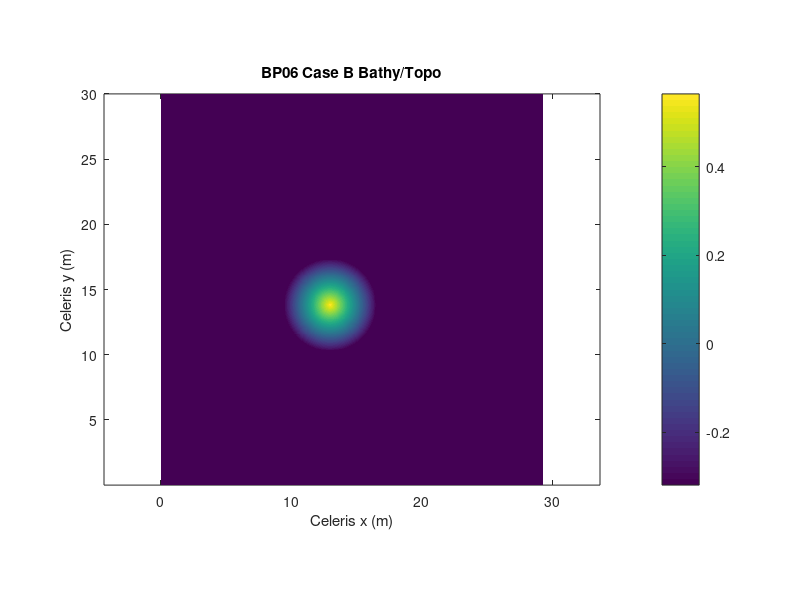

This figure's MATLAB source:
% Script to create input files needed for WebGPU version of Celeris
% creates config.json, bathy.txt, and waves.txt

clear all
close all
clf

% High-Level Simulation Control Parameters
grid_type = 1; % Cartesian grid. For grid_type=1, Celeris x=0 is the left boundary.
NLSW_or_Bous = 1; % =0 for Nonlinear Shallow Water Solver (long waves only) otherwise Boussinesq (wind waves)
dx = 0.025; % uniform grid size to use in model - the loaded bathy files will be interpolated to this grid size
dy = 0.025;
Courant_num = 0.2; %Target Courant #.  ~0.25 for P-C, ~0.05 for explicit methods. Default: 0.2
isManning = 0; % A boolean friction model value, if==1 "friction" is a Mannnigs n, otherwise it is a dimensionless friction factor (Moody)
friction = 0.005;  % dimensionless friction coefficient, or Mannings "n", depending on isManning choice
min_allowable_depth = 0.00001; % min allowable water depth; keep the Celeris default for this breaking-wave case
infiltrationRate = 0.00;  % infiltration rate - for drying inundated cells
useBreakingModel = 1; % Case C is a breaking-wave case
algochanges=1; % 1=use new moving shoreline algorithm

% Benchmark Problem 6, Case B setup
% The laboratory case uses d=0.32 m and H/d=0.096 in a 29.3 m by 30.0 m
% basin with a conical island centered at (12.96,13.80) m.
base_depth = 0.32;
wave_height_over_depth = 0.181;
wave_height = wave_height_over_depth*base_depth;
x_min = 0.0;
x_max = 29.3;
y_min = 0.0;
y_max = 30.0;
island_center_x = 12.96;
island_center_y = 13.80;
island_toe_radius = 3.55;
island_slope = 1/4;

% Celeris Add Disturbance solitary wave setup.
% BP01, BP04, and BP06 should use this native solitary-wave path, not etaInitCond.txt.
loadetaIC = 0;
add_Disturbance = 1;
disturbanceType = 1;
disturbanceXpos = 3.82;
disturbanceYpos = island_center_y;
disturbanceCrestamp = wave_height;
disturbanceDir = 0; % wave travels toward increasing x, from the wavemaker side to the island

%  Boundary conditions - at least one of the boundaries should be = 2 for incident waves.
%  BP06 does not use incident-wave forcing; the solitary wave is initialized with Add Disturbance.
west_boundary_type = 0; % west_boundary_type, 0=solid wall, 1=sponge layer, 2= waves loaded from file, created by spectrum_2D above
east_boundary_type = 0; % east_boundary_type, 0=solid wall, 1=sponge layer, 2= waves loaded from file, created by spectrum_2D above
south_boundary_type = 0; % south_boundary_type, 0=solid wall, 1=sponge layer, 2= waves loaded from file, created by spectrum_2D above
north_boundary_type = 0; % north_boundary_type, 0=solid wall, 1=sponge layer, 2= waves loaded from file, created by spectrum_2D above
BoundaryWidth = 20;
incident_wave_type = -1;
numberOfWaves = 1;

% Time Series Parameters
maxdurationTimeSeries = 80;  % this is the time chunk to display and write discrete parts of the time series
NumberOfTimeSeries = 0;  % the maximum number of time series that can be added is 15
% List time series locations (in Celeris grid coordinates):
xts(1) = 6.82;   yts(1) = 16.05; % g1
xts(2) = 6.82;   yts(2) = 14.55; % g2
xts(3) = 6.82;   yts(3) = 13.05; % g3
xts(4) = 6.82;   yts(4) = 11.55; % g4
xts(5) = 9.36;   yts(5) = 13.80; % g6
xts(6) = 10.36;  yts(6) = 13.80; % g9
xts(7) = 12.96;  yts(7) = 11.22; % g16
xts(8) = 15.56;  yts(8) = 13.80; % g22
% add additional time series as needed

% Save trigger parameters for automatically saving data, these will be added to json
trigger_animation = 0;  % automation trigger for animated gif when = 1
trigger_animation_start_time = 0.0;  % start time of animation trigger
AnimGif_dt = 0.25;  % time between animated gif frames, will write 80 frames

% Surface output schedule
% BP06 gauge comparisons are sampled directly from the saved surfaces.
trigger_writesurface = 1;  % automation trigger for writing 2D surfaces when = 1
trigger_writesurface_start_time = 0.0;  % start time of surface write trigger
trigger_writesurface_end_time = 15.0;  % end time of surface write trigger
dt_writesurface = 0.1;  % increment to write to file
write_eta = 1;  % flag for writing eta surface data to file, write when = 1
write_u = 0;  % flag for writing x velocity surface data to file, write when = 1
write_v = 0;  % flag for writing y velocity surface data to file, write when = 1
write_P = 0;  % flag for writing x flux surface data to file, write when = 1
write_Q = 0;  % flag for writing y flux surface data to file, write when = 1
write_turb = 1;  % flag for writing eddy visc surface data to file, write when = 1

trigger_writeWaveHeight = 1;  % automation trigger for writing mean/max/wave height surfaces when = 1
trigger_resetMeans_time = 0.0;  % time to reset means
trigger_resetWaveHeight_time = 0.0;  % time to reset wave height
trigger_writeWaveHeight_time = 15.5;  % time to write wave height, this is also the end time for the simulation
which_surface_to_write = 10; % 10 = Max Free Surface Elev
% Note: The simulation will never close if trigger_writeWaveHeight~=1

% Defaults, should not need to change (for other parameters need to change source code
g = 9.80665;  %gravity
Theta = 2.0;  %midmod limiter parameter; empirical breaking parameter. 1.0 most dissipative (upwind) to 2.0 least dissipative (centered) Default: 1.5
dissipation_threshold = 0.3;  %For visualization purposes, represents a characterestic slope at breaking. 0.577=30 degrees, will need to be lower for coarse grid simulations that can not resolve this slope; 0.364=20 deg; 0.2679=15 deg
whiteWaterDecayRate = 0.02; % For visualization purposes, not simulation. Default: 0.9
timeScheme = 2;  %  Time integration choices: 0=Euler, 1=3rd-order A-B predictor, 2= A-B 4th-order predictor+corrector. Default: 2
seaLevel = 0.0;  % water level shift from given datum, for tide, surge, etc
Bcoef = 0.06666667; % dispersion parameter, 1/15 is optimum value for this set of equations. Default: 0.06666666666667
tridiag_solve = 2; % Method to solve the tridiagonal Boussinesq system: =0 Thomas (extremely slow, only for small domains (nx,ny <500) due to thread memory req), =1 Gauss-Sid (very slow), or 2 parallel cyclic reduction (best). Default: 2
surfaceToPlot = 0;
colorMap_choice = 1;
colorVal_min = -0.08;
colorVal_max = 0.12;
ShowLogos = 0;
GoogleMapOverlay = 0;
render_step = 10;
simPause = -1;

% Create bathy/topo surface - this needs to be custom for each scenario -
% see the interpBathy.m script in the directory below to see how the data
% is converted into a model grid
x = [x_min:dx:x_max];
y = [y_min:dy:y_max];
[X,Y] = meshgrid(x,y);
radius_from_island_center = sqrt((X-island_center_x).^2 + (Y-island_center_y).^2);
h_interp = -base_depth*ones(size(X));
island_cells = radius_from_island_center < island_toe_radius;
h_interp(island_cells) = -base_depth + island_slope*(island_toe_radius - radius_from_island_center(island_cells));

figure(1)
clf
pcolor(x,y,h_interp)
shading flat
axis equal tight
colorbar
title('BP06 Case B Bathy/Topo')
xlabel('Celeris x (m)')
ylabel('Celeris y (m)')

pause(.1)
save bathy.txt h_interp -ascii

WIDTH = length(x); % //WIDTH
HEIGHT = length(y); % //HEIGHT
dx = mean(diff(x));  % //dx
dy = mean(diff(y));  %  //dy

% write a dummy waves file; BP06 uses Add Disturbance, not incident waves
fid = fopen('waves.txt','w');
fprintf(fid,'[NumberOfWaves] 1\n');
fprintf(fid,'=================================\n');
fprintf(fid,'0.0 10.0 0.0 0.0\n');
fclose(fid);

% write sim control data to file
data = [ grid_type, WIDTH, HEIGHT, dx, dy, Courant_num, NLSW_or_Bous, ...
            base_depth, g, Theta, friction, isManning, ...
            dissipation_threshold, whiteWaterDecayRate, timeScheme, ...
            seaLevel, Bcoef, tridiag_solve, west_boundary_type, ...
            east_boundary_type, south_boundary_type, north_boundary_type, ...
            BoundaryWidth, incident_wave_type, numberOfWaves, ...
            maxdurationTimeSeries, NumberOfTimeSeries, ...
            loadetaIC, add_Disturbance, disturbanceType, disturbanceXpos, ...
            disturbanceYpos, disturbanceCrestamp, disturbanceDir, ...
            surfaceToPlot, colorMap_choice, colorVal_min, colorVal_max, ...
            ShowLogos, GoogleMapOverlay, algochanges, useBreakingModel, ...
            render_step, simPause, ...
            trigger_animation, trigger_animation_start_time, AnimGif_dt, ...
            trigger_writesurface, trigger_writesurface_start_time, ...
            trigger_writesurface_end_time, dt_writesurface, infiltrationRate, ...
            write_eta, write_P, write_Q, write_u, write_v, write_turb, ...
            trigger_writeWaveHeight, trigger_resetMeans_time, trigger_resetWaveHeight_time, ...
            trigger_writeWaveHeight_time, which_surface_to_write, min_allowable_depth];
varnames = {'grid_type', 'WIDTH', 'HEIGHT', 'dx', 'dy', 'Courant_num', 'NLSW_or_Bous', ...
            'base_depth', 'g', 'Theta', 'friction', 'isManning', ...
            'dissipation_threshold', 'whiteWaterDecayRate', 'timeScheme', ...
            'seaLevel', 'Bcoef', 'tridiag_solve', 'west_boundary_type', ...
            'east_boundary_type', 'south_boundary_type', 'north_boundary_type', ...
            'BoundaryWidth', 'incident_wave_type', 'numberOfWaves', ...
            'maxdurationTimeSeries', 'NumberOfTimeSeries', ...
            'loadetaIC', 'add_Disturbance', 'disturbanceType', 'disturbanceXpos', ...
            'disturbanceYpos', 'disturbanceCrestamp', 'disturbanceDir', ...
            'surfaceToPlot', 'colorMap_choice', 'colorVal_min', 'colorVal_max', ...
            'ShowLogos', 'GoogleMapOverlay', 'algochanges', 'useBreakingModel', ...
            'render_step', 'simPause', ...
            'trigger_animation', 'trigger_animation_start_time', 'AnimGif_dt', ...
            'trigger_writesurface', 'trigger_writesurface_start_time', ...
            'trigger_writesurface_end_time', 'dt_writesurface', 'infiltrationRate', ...
            'write_eta', 'write_P', 'write_Q', 'write_u', 'write_v', 'write_turb', ...
            'trigger_writeWaveHeight', 'trigger_resetMeans_time', 'trigger_resetWaveHeight_time', ...
            'trigger_writeWaveHeight_time', 'which_surface_to_write', 'min_allowable_depth'};

% Open the output file for writing
fid = fopen('config.json', 'w');
fprintf(fid, '{ \n');
% Write the data and variable names to the file
for i = 1:length(data)
    fprintf(fid, '  "%s": %.8f, \n' ,varnames{i} , data(i));
end
% Write time series
% Write each time series location as a JSON object
fprintf(fid, '  "locationOfTimeSeries": [\n');
for k = 1:16 % 16 is a Celeris-WebGPU hard coded limit here, do not change
    if k==1 || k> 1+NumberOfTimeSeries % first slot is reserved for mouse hover tooltip info
        x_c=0.0;
        y_c=0.0;
    else
        x_c=xts(k-1);
        y_c=yts(k-1);
    end
    
    fprintf(fid, '    {\n');
    fprintf(fid, '      "xts": %g,\n', x_c);
    fprintf(fid, '      "yts": %g\n',   y_c);

    if k < 16
        fprintf(fid, '    },\n');
    else
        fprintf(fid, '    }\n');
    end
end
fprintf(fid, '  ]\n');
fprintf(fid, '}\n');

% Close the output file
fclose(fid);
